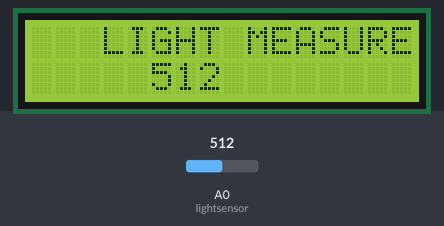
Simulated run of this sketch. Board: Arduino Uno, built with avr-gcc and run on an emulated ATmega328P. On the bench: 16×2 character LCD. The test bench sets the inputs (shaded band); at power-on: A0 (lightsensor) = 512. What the sketch prints to the serial monitor is not drawn.

Above: at 1.2 s.
1.3 s: A0 (lightsensor) set to 716
At 2.5 s:
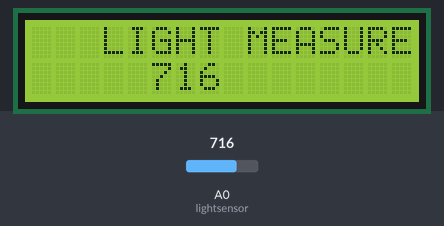
2.8 s: A0 (lightsensor) set to 900
At 3.5 s:
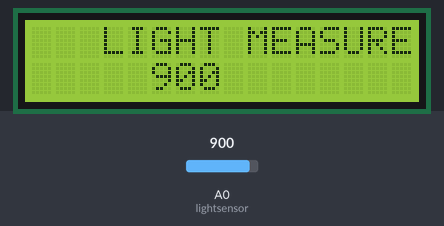
4.3 s: A0 (lightsensor) set to 1023
At 4.8 s:
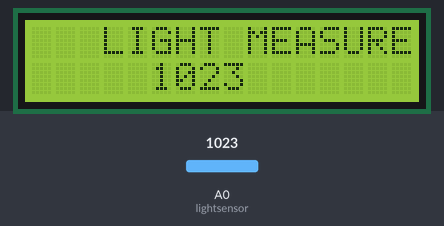
Timing chart, 0 to 7.3 s (numbered marks = the images above; inputs shaded):
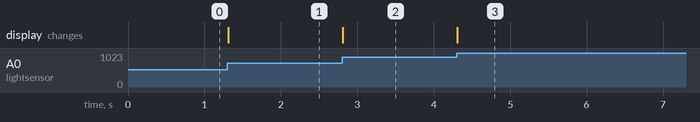

Measured:
- after the input at 1.3 s, the display: changes at once (image 1)
- after the input at 2.8 s, the display: changes at once (image 2)
- after the input at 4.3 s, the display: changes at once (image 3)

The sketch:

arduino_measure_light.ino
```cpp
#include<LiquidCrystal.h>
LiquidCrystal lcd(12,11,5,4,3,2);
int lightsensor=A0;
void setup()
{
  Serial.begin(9600);
  lcd.begin(16,2);
  lcd.setCursor(3,0);
  lcd.print("LIGHT MEASURE : " );
}
void loop()
{
  int tmp=analogRead(lightsensor);
  lcd.setCursor(5,1);
  lcd.print(tmp);
  Serial.println(tmp);

}

  
```
